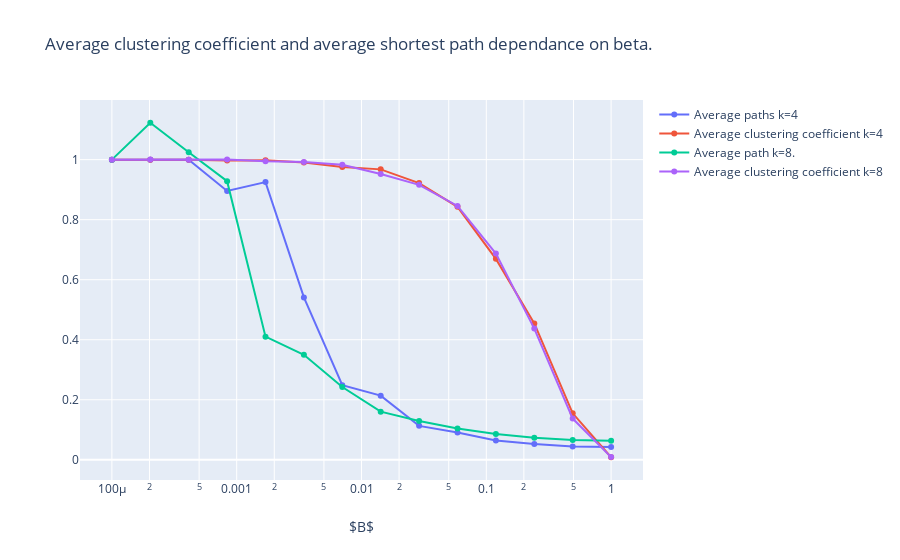

The code cell stored with this chart in its notebook:
### Code cell
trace1 = go.Scatter(
    x=np.geomspace(0.0001, 1, num=14),
    y=data_path[4]/data_path[4][0],
    mode="lines+markers",
    name="Average paths k=4"
)
trace2 = go.Scatter(
    x=np.geomspace(0.0001, 1, num=14),
    y=data_cluster[4]/data_cluster[4][0],
    mode="lines+markers",
    name="Average clustering coefficient k=4"
)
trace3 = go.Scatter(
    x=np.geomspace(0.0001, 1, num=14),
    y=data_path[8]/data_path[8][0],
    mode="lines+markers",
    name="Average path k=8."
)
trace4 = go.Scatter(
    x=np.geomspace(0.0001, 1, num=14),
    y=data_cluster[8]/data_cluster[8][0],
    mode="lines+markers",
    name="Average clustering coefficient k=8"
)
trace5 = go.Scatter(
    x=np.geomspace(0.0001, 1, num=14),
    y=data_path[10]/data_path[10][0],
    mode="lines+markers",
    name="Average path k=8."
)
trace6 = go.Scatter(
    x=np.geomspace(0.0001, 1, num=14),
    y=data_cluster[10]/data_cluster[10][0],
    mode="lines+markers",
    name="Average clustering coefficient k=8"
)
fig = go.Figure(
    data=[trace1, trace2, trace3, trace4],
    layout=go.Layout(
        title="Average clustering coefficient and average shortest path dependance on beta.",
        xaxis_type="log"
    )
)
fig.update_xaxes(title_text="$B$")
fig.show()

### Figure 1 — Plotly figure (JSON) as saved in the notebook; plotly's stock layout.template omitted (floating-point values rounded to 4 significant figures)
{"data": [{"mode": "lines+markers", "name": "Average paths k=4", "type": "scatter", "x": [0.0001, 0.0002031, 0.0004125, 0.0008377, 0.001701, 0.003455, 0.007017, 0.01425, 0.02894, 0.05878, 0.1194, 0.2424, 0.4924, 1], "y": [1, 1, 1, 0.8957, 0.9253, 0.541, 0.2487, 0.2137, 0.1131, 0.09111, 0.06437, 0.05249, 0.04475, 0.04248]}, {"mode": "lines+markers", "name": "Average clustering coefficient k=4", "type": "scatter", "x": [0.0001, 0.0002031, 0.0004125, 0.0008377, 0.001701, 0.003455, 0.007017, 0.01425, 0.02894, 0.05878, 0.1194, 0.2424, 0.4924, 1], "y": [1, 1, 1, 0.9972, 0.9979, 0.9903, 0.9752, 0.9675, 0.9219, 0.8427, 0.6694, 0.4542, 0.155, 0.008557]}, {"mode": "lines+markers", "name": "Average path k=8.", "type": "scatter", "x": [0.0001, 0.0002031, 0.0004125, 0.0008377, 0.001701, 0.003455, 0.007017, 0.01425, 0.02894, 0.05878, 0.1194, 0.2424, 0.4924, 1], "y": [1, 1.123, 1.024, 0.9281, 0.4103, 0.3497, 0.2424, 0.1604, 0.1297, 0.104, 0.08603, 0.07389, 0.06593, 0.06365]}, {"mode": "lines+markers", "name": "Average clustering coefficient k=8", "type": "scatter", "x": [0.0001, 0.0002031, 0.0004125, 0.0008377, 0.001701, 0.003455, 0.007017, 0.01425, 0.02894, 0.05878, 0.1194, 0.2424, 0.4924, 1], "y": [1, 1.001, 0.9996, 1.0, 0.9944, 0.9917, 0.9831, 0.9522, 0.916, 0.8456, 0.6869, 0.4373, 0.1374, 0.009018]}], "layout": {"autosize": true, "title": {"text": "Average clustering coefficient and average shortest path dependance on beta."}, "xaxis": {"autorange": true, "range": [-4.236, 0.2357], "title": {"text": "$B$"}, "type": "log"}, "yaxis": {"autorange": true, "range": [-0.07306, 1.204], "type": "linear"}}}
